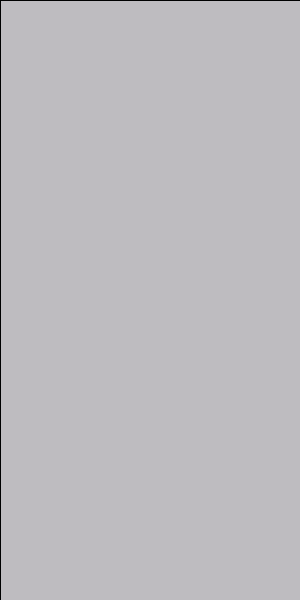
Frame 1 (no input)
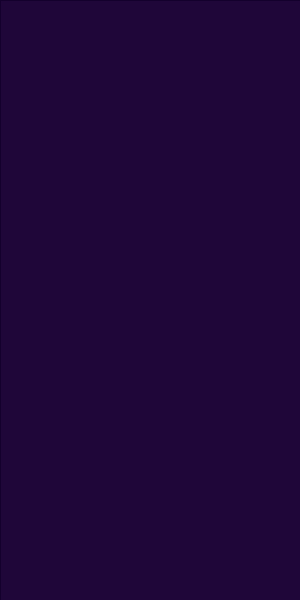
Frame 60 (the mouse pressed at the canvas centre just before this capture)
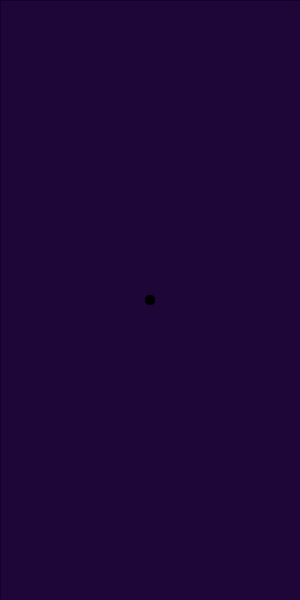
Frame 120 (the mouse held since frame 60 and released just before this capture)

The Processing sketch that drew these frames (run headless with seeded random() and noise(); from frame 60 on, the mouse is pressed at the canvas centre):

// Processing sketch: processing_29698
// ── processing_29698.pde

float nodoRadio = 5.0;
float[]nodoXPos = new float[0];
float[]nodoYPos= new float[0];
color inicialNodo = color(0);
boolean seCierra = false;
float gravedad = .4;
float rangoRebote = 90;
float rangoElasticidadMin = 1.5;
float elasticRangeMax = 50;
float friccion = .85;
float[]rebote = new float[0];
float[]Vex = new float[0];
float[]Vey = new float[0];
float[]elasticidad = new float[0];

void setup(){
size(300, 600);
frameRate(30);
smooth();
}

void draw(){
fill(#1F0234, 20);
rect(0, 0, width, height);
if (nodoXPos.length>1){
drawEdge();
enInicialNodo();
moveShape();
}
drawNodo();
}

void enInicialNodo(){
if (isInicialNodo()){
inicialNodo = color(195, 127, 200);
}
else {
inicialNodo = color(random(100,156),random(10,50),random(0,255));
}
}

void drawEdge(){
stroke(#5C16D8);
for (int i=0; i<nodoXPos.length; i++){
if (i>0){
line(nodoXPos[i], nodoYPos[i], nodoXPos[i-1], nodoYPos[i-1]);
}
if (seCierra && i == nodoXPos.length-1){
line(nodoXPos[i], nodoYPos[i], nodoXPos[0], nodoYPos[0]);
}
}
}

void drawNodo(){
noStroke();
for (int i=0; i<nodoXPos.length; i++){
if (i==0){
fill(inicialNodo);
}
else{
fill(random(20,27),random(0,3),random(0,59),30);
}
ellipse(nodoXPos[i], nodoYPos[i], nodoRadio*2, nodoRadio*2);
}
}
boolean isInicialNodo(){
boolean isOnNodo = false;
if (nodoXPos.length>2){
if (dist(mouseX, mouseY, nodoXPos[0], nodoYPos[0]) < nodoRadio){
isOnNodo = true;
}
}
return isOnNodo;
}
void mousePressed(){
if(seCierra){
nodoXPos = subset(nodoXPos, 0, 0);
nodoYPos = subset(nodoYPos, 0, 0);
Vex = subset(Vex, 0, 0);
Vey = subset(Vey, 0, 0);
rebote = subset(rebote, 0, 0);
elasticidad = subset(elasticidad, 0, 0);
seCierra = false;
}
if(!isInicialNodo()){
nodoXPos = append(nodoXPos, mouseX);
nodoYPos = append(nodoYPos, mouseY);
Vex = append(Vex, 0);
rebote = append(rebote, random(-rangoRebote, rangoRebote));
elasticidad = append(elasticidad, random(rangoElasticidadMin, rangoElasticidadMin));
Vey = append(Vey, 0);
}
else {
seCierra = true;
}
}
void moveShape(){
if (seCierra){
for (int i=0; i<nodoXPos.length; i++){
nodoXPos[i]+=Vex[i];
Vey[i]+=gravedad;
nodoYPos[i]+=Vey[i];
if (nodoXPos[i]>width-nodoRadio){
nodoXPos[i] = width-nodoRadio;
Vex[i]*=-1;
}
if (nodoXPos[i]<nodoRadio){
nodoXPos[i] = nodoRadio;
Vex[i]*=-1;
}
if (nodoYPos[i]>height-nodoRadio){
nodoYPos[i] = height-nodoRadio;
Vex[i
]+=rebote[i];
Vex[i]*=friccion;
rebote[i]*=friccion;
Vey[i]*=-1;
Vey[i]*=elasticidad[i];
}
}
}
}               
